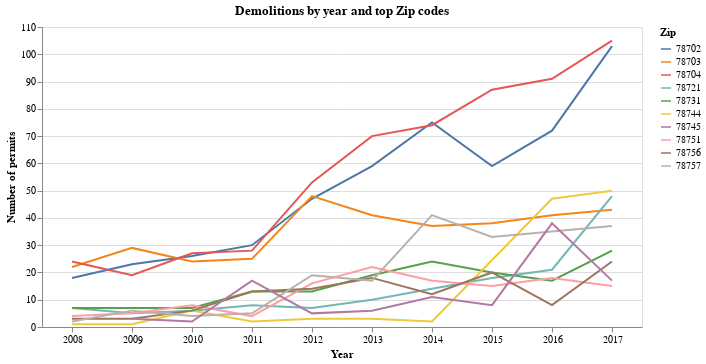

The notebook cell this image was saved under:
### Code cell
alt.Chart(top_demos_yr_zip, title="Demolitions by year and top Zip codes").mark_line().encode(
    x=alt.X("Year:O",
            axis=alt.Axis(title="Year", labelAngle=0)),
    y=alt.Y("Count:Q",
            axis=alt.Axis(title="Number of permits")),
    color="Zip"
).properties(width=600)

### Figure 1 — Vega-Lite specification as saved in the notebook (floating-point values rounded to 4 significant figures)
{"$schema": "https://vega.github.io/schema/vega-lite/v2.4.1.json", "config": {"view": {"height": 300, "width": 400}}, "data": {"values": [{"Count": 18, "Year": "2008", "Zip": "78702"}, {"Count": 22, "Year": "2008", "Zip": "78703"}, {"Count": 24, "Year": "2008", "Zip": "78704"}, {"Count": 7, "Year": "2008", "Zip": "78721"}, {"Count": 7, "Year": "2008", "Zip": "78731"}, {"Count": 1, "Year": "2008", "Zip": "78744"}, {"Count": 4, "Year": "2008", "Zip": "78751"}, {"Count": 3, "Year": "2008", "Zip": "78756"}, {"Count": 2, "Year": "2008", "Zip": "78757"}, {"Count": 23, "Year": "2009", "Zip": "78702"}, {"Count": 29, "Year": "2009", "Zip": "78703"}, {"Count": 19, "Year": "2009", "Zip": "78704"}, {"Count": 5, "Year": "2009", "Zip": "78721"}, {"Count": 7, "Year": "2009", "Zip": "78731"}, {"Count": 1, "Year": "2009", "Zip": "78744"}, {"Count": 3, "Year": "2009", "Zip": "78745"}, {"Count": 5, "Year": "2009", "Zip": "78751"}, {"Count": 3, "Year": "2009", "Zip": "78756"}, {"Count": 6, "Year": "2009", "Zip": "78757"}, {"Count": 26, "Year": "2010", "Zip": "78702"}, {"Count": 24, "Year": "2010", "Zip": "78703"}, {"Count": 27, "Year": "2010", "Zip": "78704"}, {"Count": 6, "Year": "2010", "Zip": "78721"}, {"Count": 7, "Year": "2010", "Zip": "78731"}, {"Count": 6, "Year": "2010", "Zip": "78744"}, {"Count": 2, "Year": "2010", "Zip": "78745"}, {"Count": 8, "Year": "2010", "Zip": "78751"}, {"Count": 6, "Year": "2010", "Zip": "78756"}, {"Count": 4, "Year": "2010", "Zip": "78757"}, {"Count": 30, "Year": "2011", "Zip": "78702"}, {"Count": 25, "Year": "2011", "Zip": "78703"}, {"Count": 28, "Year": "2011", "Zip": "78704"}, {"Count": 8, "Year": "2011", "Zip": "78721"}, {"Count": 13, "Year": "2011", "Zip": "78731"}, {"Count": 2, "Year": "2011", "Zip": "78744"}, {"Count": 17, "Year": "2011", "Zip": "78745"}, {"Count": 4, "Year": "2011", "Zip": "78751"}, {"Count": 13, "Year": "2011", "Zip": "78756"}, {"Count": 5, "Year": "2011", "Zip": "78757"}, {"Count": 47, "Year": "2012", "Zip": "78702"}, {"Count": 48, "Year": "2012", "Zip": "78703"}, {"Count": 53, "Year": "2012", "Zip": "78704"}, {"Count": 7, "Year": "2012", "Zip": "78721"}, {"Count": 13, "Year": "2012", "Zip": "78731"}, {"Count": 3, "Year": "2012", "Zip": "78744"}, {"Count": 5, "Year": "2012", "Zip": "78745"}, {"Count": 16, "Year": "2012", "Zip": "78751"}, {"Count": 14, "Year": "2012", "Zip": "78756"}, {"Count": 19, "Year": "2012", "Zip": "78757"}, {"Count": 59, "Year": "2013", "Zip": "78702"}, {"Count": 41, "Year": "2013", "Zip": "78703"}, {"Count": 70, "Year": "2013", "Zip": "78704"}, {"Count": 10, "Year": "2013", "Zip": "78721"}, {"Count": 19, "Year": "2013", "Zip": "78731"}, {"Count": 3, "Year": "2013", "Zip": "78744"}, {"Count": 6, "Year": "2013", "Zip": "78745"}, {"Count": 22, "Year": "2013", "Zip": "78751"}, {"Count": 18, "Year": "2013", "Zip": "78756"}, {"Count": 17, "Year": "2013", "Zip": "78757"}, {"Count": 75, "Year": "2014", "Zip": "78702"}, {"Count": 37, "Year": "2014", "Zip": "78703"}, {"Count": 74, "Year": "2014", "Zip": "78704"}, {"Count": 14, "Year": "2014", "Zip": "78721"}, {"Count": 24, "Year": "2014", "Zip": "78731"}, {"Count": 2, "Year": "2014", "Zip": "78744"}, {"Count": 11, "Year": "2014", "Zip": "78745"}, {"Count": 17, "Year": "2014", "Zip": "78751"}, {"Count": 12, "Year": "2014", "Zip": "78756"}, {"Count": 41, "Year": "2014", "Zip": "78757"}, {"Count": 59, "Year": "2015", "Zip": "78702"}, {"Count": 38, "Year": "2015", "Zip": "78703"}, {"Count": 87, "Year": "2015", "Zip": "78704"}, {"Count": 18, "Year": "2015", "Zip": "78721"}, {"Count": 20, "Year": "2015", "Zip": "78731"}, {"Count": 8, "Year": "2015", "Zip": "78745"}, {"Count": 15, "Year": "2015", "Zip": "78751"}, {"Count": 20, "Year": "2015", "Zip": "78756"}, {"Count": 33, "Year": "2015", "Zip": "78757"}, {"Count": 72, "Year": "2016", "Zip": "78702"}, {"Count": 41, "Year": "2016", "Zip": "78703"}, {"Count": 91, "Year": "2016", "Zip": "78704"}, {"Count": 21, "Year": "2016", "Zip": "78721"}, {"Count": 17, "Year": "2016", "Zip": "78731"}, {"Count": 47, "Year": "2016", "Zip": "78744"}, {"Count": 38, "Year": "2016", "Zip": "78745"}, {"Count": 18, "Year": "2016", "Zip": "78751"}, {"Count": 8, "Year": "2016", "Zip": "78756"}, {"Count": 35, "Year": "2016", "Zip": "78757"}, {"Count": 103, "Year": "2017", "Zip": "78702"}, {"Count": 43, "Year": "2017", "Zip": "78703"}, {"Count": 105, "Year": "2017", "Zip": "78704"}, {"Count": 48, "Year": "2017", "Zip": "78721"}, {"Count": 28, "Year": "2017", "Zip": "78731"}, {"Count": 50, "Year": "2017", "Zip": "78744"}, {"Count": 17, "Year": "2017", "Zip": "78745"}, {"Count": 15, "Year": "2017", "Zip": "78751"}, {"Count": 24, "Year": "2017", "Zip": "78756"}, {"Count": 37, "Year": "2017", "Zip": "78757"}]}, "encoding": {"color": {"field": "Zip", "type": "nominal"}, "x": {"axis": {"labelAngle": 0, "title": "Year"}, "field": "Year", "type": "ordinal"}, "y": {"axis": {"title": "Number of permits"}, "field": "Count", "type": "quantitative"}}, "mark": "line", "title": "Demolitions by year and top Zip codes", "width": 600}
